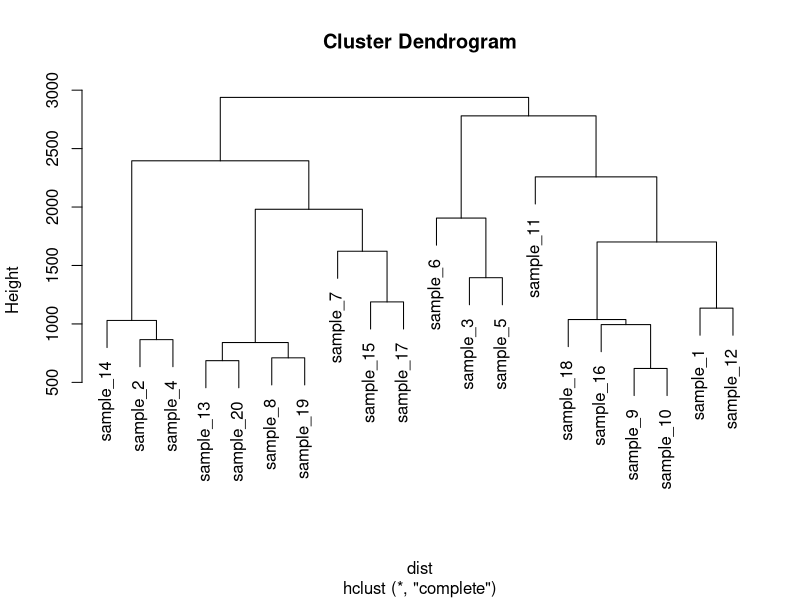
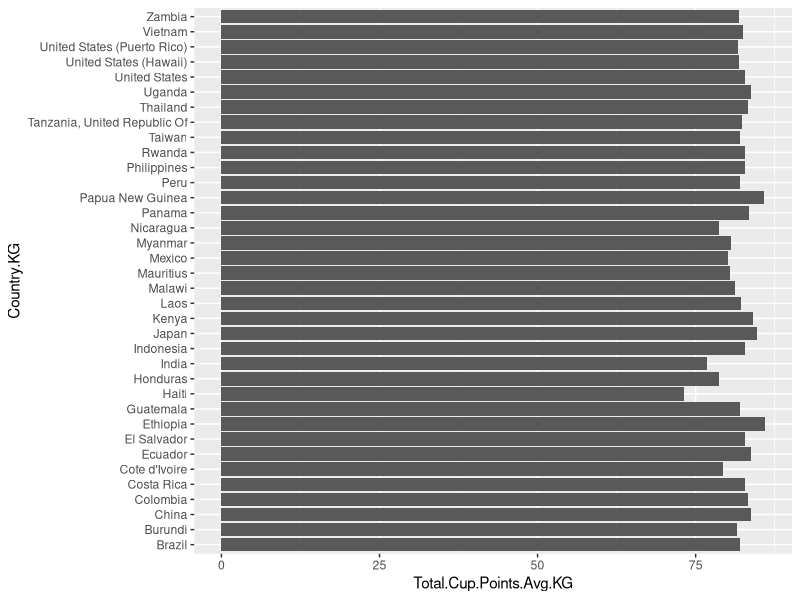

Recreate these plots in R, in order.
## ---- chunk 1
library(tidyverse)
## ---- chunk 2
coffee_reviews <- read_csv("data/cleaned_coffee.csv")

coffee_avg <- read_csv("data/coffee_avg.csv")

## ---- chunk 3

# Dataset 
data <- matrix( sample(seq(1,2000),200), ncol = 10 )
rownames(data) <- paste0("sample_" , seq(1,20))
colnames(data) <- paste0("variable",seq(1,10))

# Euclidean distance
dist <- dist(data[ , c(4:8)] , diag=TRUE)

# Hierarchical Clustering with hclust
hc <- hclust(dist)

# Plot the result
plot(hc)

## ---- chunk 4

condition <- rep(c())

      ggplot(coffee_avg,
           aes(y = Country.KG,
               x = Total.Cup.Points.Avg.KG,
               position = "fill")) +
      geom_col()
